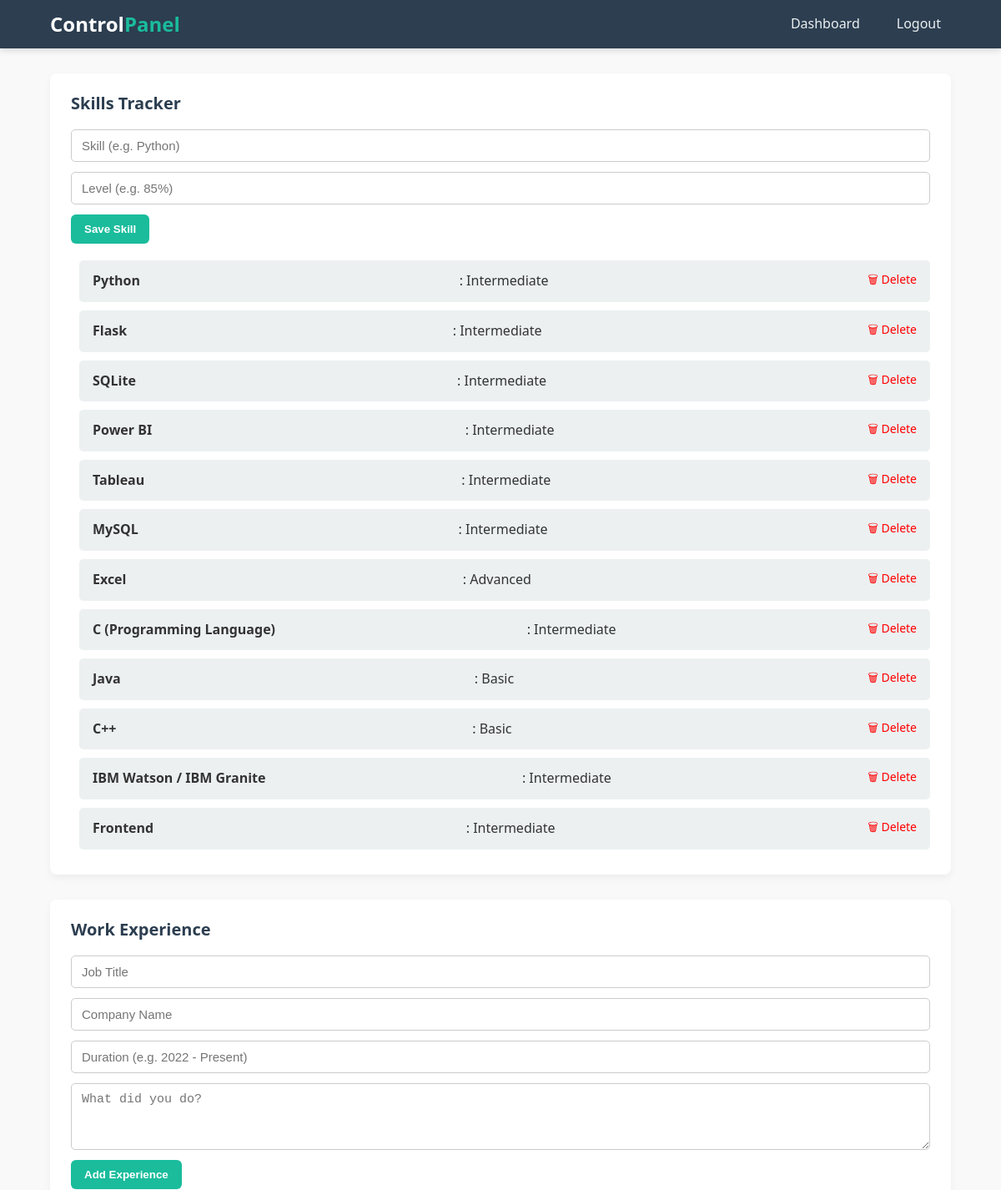
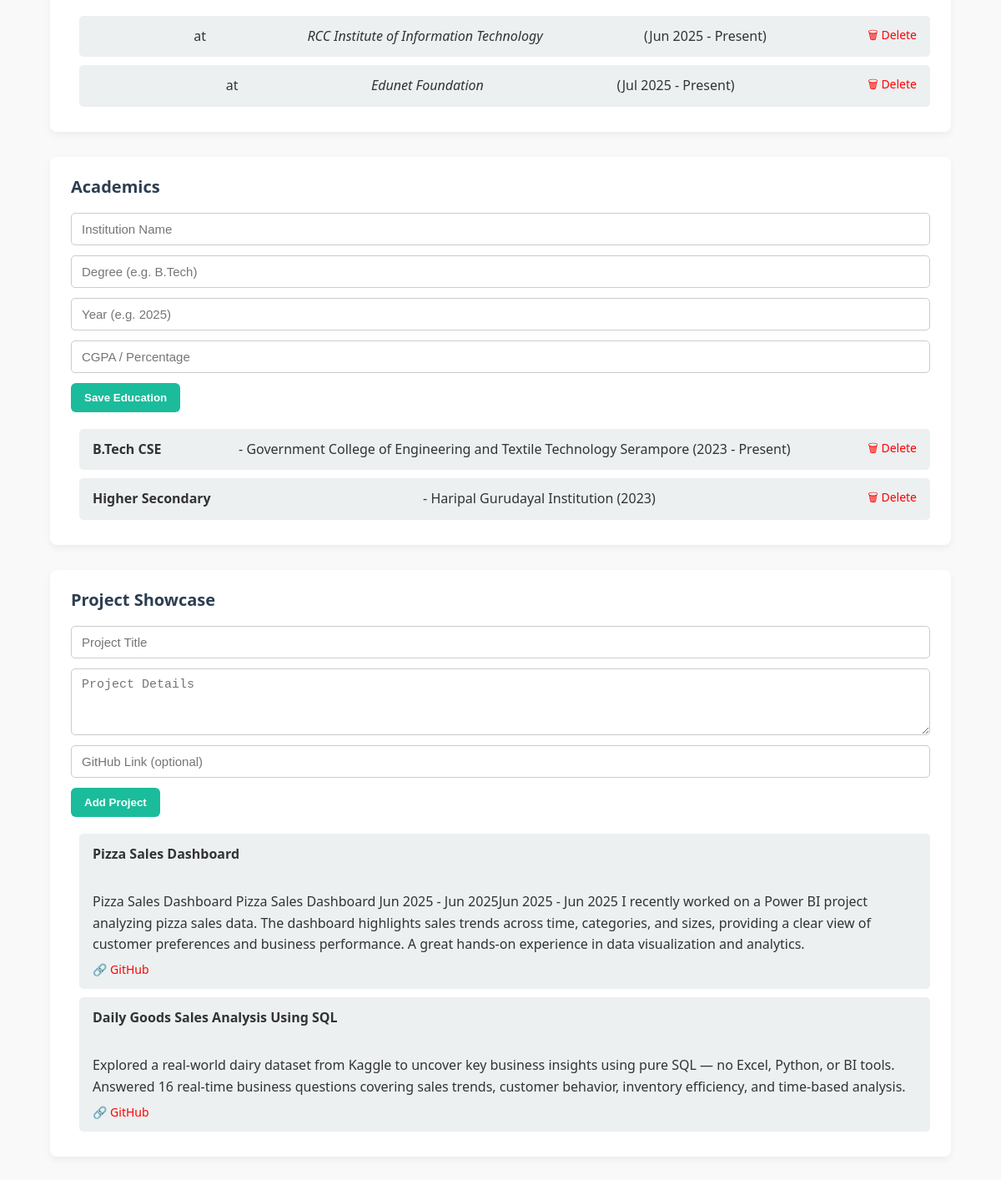
Screenshot of /admin/dashboard (signed in) with the database file from the repository (2 pictures, top to bottom).
### app.py (models this page shows)
class Skill(db.Model):
    id = db.Column(db.Integer, primary_key=True)
    name = db.Column(db.String(50))
    proficiency = db.Column(db.String(10))

class Experience(db.Model):
    id = db.Column(db.Integer, primary_key=True)
    role = db.Column(db.String(100))
    company = db.Column(db.String(100))
    duration = db.Column(db.String(100))
    description = db.Column(db.Text)

class Education(db.Model):
    id = db.Column(db.Integer, primary_key=True)
    degree = db.Column(db.String(100))
    institution = db.Column(db.String(100))
    year = db.Column(db.String(100))
    marks = db.Column(db.Float, nullable=True)

class Project(db.Model):
    id = db.Column(db.Integer, primary_key=True)
    title = db.Column(db.String(100), nullable=False)
    description = db.Column(db.Text, nullable=False)
    github_link = db.Column(db.String(255))
    date_created = db.Column(db.DateTime, default=lambda: datetime.now(ist))

### app.py (the view, shortened to what this page needs)
@app.route('/admin/dashboard', methods=["GET", "POST"])
def admin_dashboard():
    if 'user' not in session:
        flash("Please login first", "warning")
        return redirect(url_for('admin_login'))
    projects = Project.query.order_by(Project.date_created.desc()).all()
    experiences = Experience.query.all()
    educations = Education.query.all()
    skills = Skill.query.all()
    return render_template('admin/dashboard.html',
        projects=projects,
        experiences=experiences,
        educations=educations,
        skills=skills
    )

### templates/admin/dashboard.html (shortened to what this page needs)
<!DOCTYPE html>
<html lang="en">
  <head>
    <link
      rel="stylesheet"
      href="{{ url_for('static', filename='dashboard.css') }}"
    />
    <link
      rel="stylesheet"
      href="https://cdnjs.cloudflare.com/ajax/libs/font-awesome/5.15.3/css/all.min.css"
    />
  </head>
  <body>
    <header class="admin-navbar sticky-bar">
      <div class="wrapper">
        <div class="brand">
          <a href="#">Control<span>Panel</span></a>
        </div>
        <ul class="nav-links">
          <li>
            <a href="{{ url_for('admin_dashboard') }}">Dashboard</a>
          </li>
          {% if session.get('user') %}
          <li><a href="{{ url_for('logout') }}">Logout</a></li>
          {% endif %}
        </ul>
      </div>
    </header>
    <main>
      <section class="panel-section">
        <h2>Skills Tracker</h2>
        <form method="POST" action="{{ url_for('add_skill') }}" class="panel-form">
          <input type="text" name="name" placeholder="Skill (e.g. Python)" required />
          <input type="text" name="proficiency" placeholder="Level (e.g. 85%)" required />
          <button type="submit">Save Skill</button>
        </form>
        <ul class="panel-list">
          {% for skill in skills %}
          <li>
            <b>{{ skill.name }}</b>: {{ skill.proficiency }}
            <a href="{{ url_for('delete_skill', id=skill.id) }}">🗑 Delete</a>
          </li>
          {% endfor %}
        </ul>
      </section>
      <section class="panel-section">
        <h2>Work Experience</h2>
        <form method="POST" action="{{ url_for('add_experience') }}" class="panel-form">
          <input type="text" name="title" placeholder="Job Title" required />
          <input type="text" name="company" placeholder="Company Name" required />
          <input type="text" name="duration" placeholder="Duration (e.g. 2022 - Present)" required />
          <textarea name="details" placeholder="What did you do?" required></textarea>
          <button type="submit">Add Experience</button>
        </form>
        <ul class="panel-list">
          {% for exp in experiences %}
          <li>
            <b>{{ exp.title }}</b> at <em>{{ exp.company }}</em> ({{ exp.duration }})<br />
            <a href="{{ url_for('delete_experience', id=exp.id) }}">🗑 Delete</a>
          </li>
          {% endfor %}
        </ul>
      </section>
      <section class="panel-section">
        <h2>Academics</h2>
        <form method="POST" action="{{ url_for('add_education') }}" class="panel-form">
          <input type="text" name="institution" placeholder="Institution Name" required />
          <input type="text" name="degree" placeholder="Degree (e.g. B.Tech)" required />
          <input type="text" name="year" placeholder="Year (e.g. 2025)" required />
          <input type="number" name="percentage/cgpa" step="0.01" min="0" max="100" placeholder="CGPA / Percentage" />
          <button type="submit">Save Education</button>
        </form>
        <ul class="panel-list">
          {% for edu in educations %}
          <li>
            <b>{{ edu.degree }}</b> - {{ edu.institution }} ({{ edu.year }})
            <a href="{{ url_for('delete_education', id=edu.id) }}">🗑 Delete</a>
          </li>
          {% endfor %}
        </ul>
      </section>
      <section class="panel-section">
        <h2>Project Showcase</h2>
        <form action="{{ url_for('admin_dashboard') }}" method="POST" class="panel-form">
          <input type="text" name="title" placeholder="Project Title" required />
          <textarea name="description" placeholder="Project Details" required></textarea>
          <input type="text" name="github_link" placeholder="GitHub Link (optional)" />
          <button type="submit">Add Project</button>
        </form>
        <ul class="panel-list">
          {% for project in projects %}
          <li>
            <b>{{ project.title }}</b><br />
            {{ project.description }}<br />
            {% if project.github_link %}
            <a href="{{ project.github_link }}" target="_blank">🔗 GitHub</a>
            {% endif %}
          </li>
          {% endfor %}
        </ul>
      </section>
    </main>
  </body>
</html>

### static/dashboard.css (style rules this page uses)
* { margin: 0; padding: 0; box-sizing: border-box; }
body { font-family: 'Segoe UI', Tahoma, Geneva, Verdana, sans-serif; background: #f9f9f9; color: #333; line-height: 1.6; }
.admin-navbar { background: #2c3e50; color: #fff; padding: 10px 0; position: sticky; top: 0; z-index: 999; box-shadow: 0 2px 8px rgba(0, 0, 0, 0.15); }
.admin-navbar .wrapper { width: 90%; max-width: 1100px; margin: 0 auto; display: flex; justify-content: space-between; align-items: center; }
.admin-navbar .brand a { color: #fff; font-size: 24px; font-weight: bold; text-decoration: none; }
.admin-navbar .brand span { color: #1abc9c; }
.nav-links { list-style: none; display: flex; gap: 20px; }
.nav-links li a { color: #ecf0f1; text-decoration: none; padding: 6px 12px; border-radius: 4px; transition: 0.3s; }
main { width: 90%; max-width: 1100px; margin: 30px auto; }
.panel-section { background: #fff; padding: 20px 25px; margin-bottom: 30px; border-radius: 8px; box-shadow: 0 4px 10px rgba(0, 0, 0, 0.05); }
.panel-section h2 { font-size: 20px; margin-bottom: 15px; color: #2c3e50; }
.panel-form { display: flex; flex-direction: column; gap: 12px; margin-bottom: 20px; }
.panel-form input, .panel-form textarea { padding: 10px 12px; font-size: 15px; border: 1px solid #ccc; border-radius: 5px; width: 100%; }
.panel-form textarea { min-height: 80px; resize: vertical; }
.panel-form button { padding: 10px 16px; background: #1abc9c; color: white; border: none; border-radius: 6px; font-weight: bold; cursor: pointer; align-self: flex-start; transition: background 0.3s; }
.panel-list { list-style: none; padding-left: 10px; }
.panel-list li { background: #ecf0f1; margin-bottom: 10px; padding: 12px 16px; border-radius: 5px; display: flex; justify-content: space-between; align-items: flex-start; flex-wrap: wrap; gap: 6px; }
.panel-list a { color: red; text-decoration: none; font-size: 14px; white-space: nowrap; }

### rows the page displays
Skill: name "Python", proficiency "Intermediate"
Skill: name "Flask", proficiency "Intermediate"
Skill: name "SQLite", proficiency "Intermediate"
Skill: name "Power BI", proficiency "Intermediate"
Skill: name "Tableau", proficiency "Intermediate"
Skill: name "MySQL", proficiency "Intermediate"
Skill: name "Excel", proficiency "Advanced"
Skill: name "C (Programming Language)", proficiency "Intermediate"
Skill: name "Java", proficiency "Basic"
Skill: name "C++", proficiency "Basic"
Skill: name "IBM Watson / IBM Granite", proficiency "Intermediate"
Skill: name "Frontend", proficiency "Intermediate"
Experience: company "RCC Institute of Information Technology", duration "Jun 2025 - Present"
Experience: company "Edunet Foundation", duration "Jul 2025 - Present"
Education: degree "B.Tech CSE", institution "Government College of Engineering and Textile Technology Serampore", year "2023 - Present"
Education: degree "Higher Secondary", institution "Haripal Gurudayal Institution", year "2023"
Project: title "Pizza Sales Dashboard", description "Pizza Sales Dashboard Pizza Sales Dashboard Jun 2025 - Jun 2025Jun 2025 - Jun 2025 I recently worked on a Power BI project analyzing pizza sales data. The dashboard highlights sales trends across time, categories, and sizes, providing a clear view of customer preferences and business performance. A great hands-on experience in data visualization and analytics."
Project: title "Daily Goods Sales Analysis Using SQL", description "Explored a real-world dairy dataset from Kaggle to uncover key business insights using pure SQL — no Excel, Python, or BI tools. Answered 16 real-time business questions covering sales trends, customer behavior, inventory efficiency, and time-based analysis."
